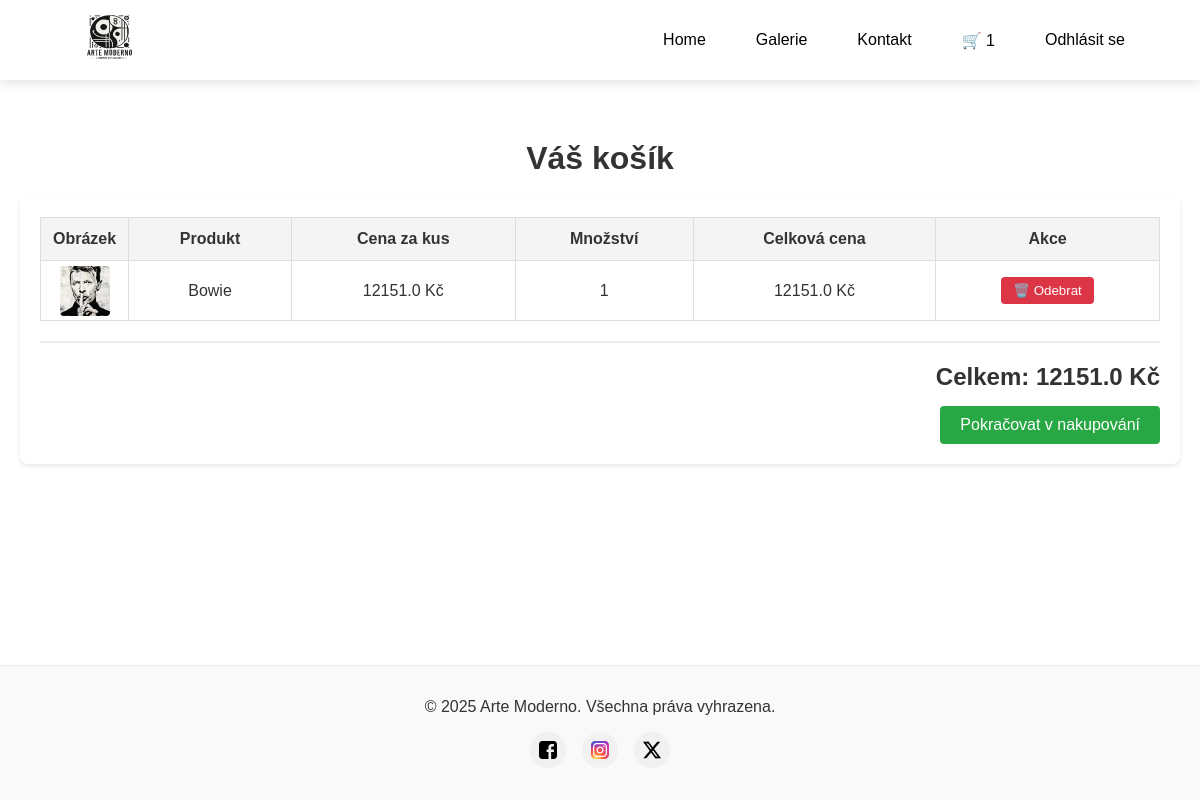
Before: /cart/view (signed in) with the older database file.
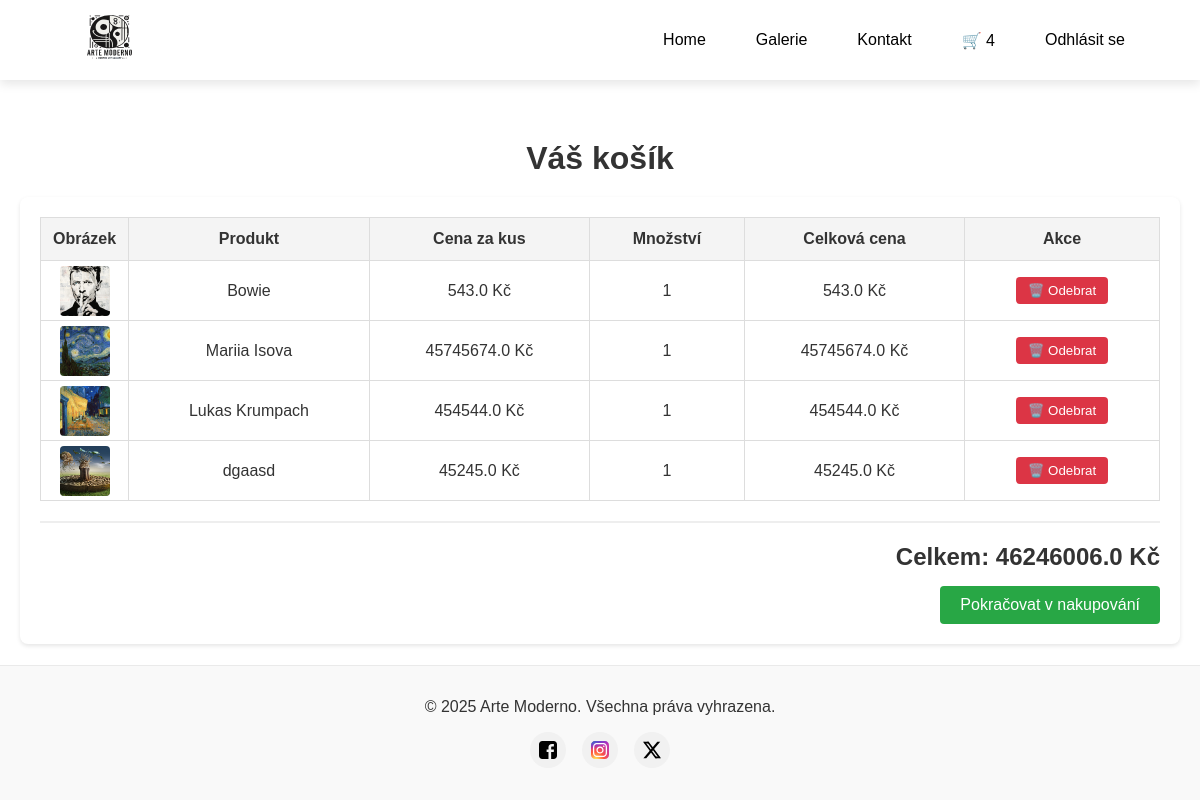
After: the same page with the newer database file.
### app/models.py (models this page shows, shortened)
class CartItem(db.Model):
    id = db.Column(db.Integer, primary_key=True)
    user_id = db.Column(db.Integer, db.ForeignKey('user.id'), nullable=False)
    product_id = db.Column(db.Integer, db.ForeignKey('product.id', ondelete="CASCADE"), nullable=False)
    quantity = db.Column(db.Integer, default=1, nullable=False)
    product = db.relationship('Product', backref=db.backref('cart_items', cascade='all, delete'))

class Product(db.Model):
    id = db.Column(db.Integer, primary_key=True)
    position_id = db.Column(db.Integer, unique=True, nullable=False)
    name = db.Column(db.String(150), nullable=False)
    description = db.Column(db.Text, nullable=True)
    price = db.Column(db.Float, nullable=False)
    image_filename = db.Column(db.String(300), nullable=True)  # Název souboru obrázku
    stock = db.Column(db.Integer, nullable=False, default=0)
    created_at = db.Column(db.DateTime, default=datetime.utcnow)

### app/views/cart_routes.py (the view)
@cart.route('/view', methods=['GET'])
@login_required
def view_cart():
    orphaned_items = CartItem.query.filter(~CartItem.product.has()).all()
    for item in orphaned_items:
        db.session.delete(item)
    db.session.commit()
    cart_items = CartItem.query.filter_by(user_id=current_user.id).all()
    total_price = sum(item.product.price * item.quantity for item in cart_items)
    return render_template('cart.html', cart_items=cart_items, total_price=total_price)

### app/templates/cart.html (shortened to what this page needs)
{% extends "layout.html" %} {% block title %}Košík{% endblock %} {% block
content %}
<div class="cart-wrapper">
  <h1>Váš košík</h1>
  <div class="cart-container">
    {% if cart_items %}
    <table class="cart-table">
      <thead>
        <tr>
          <th>Obrázek</th>
          <th>Produkt</th>
          <th>Cena za kus</th>
          <th>Množství</th>
          <th>Celková cena</th>
          <th>Akce</th>
        </tr>
      </thead>
      <tbody>
        {% for item in cart_items %}
        <tr class="cart-item-row" data-product-id="{{ item.product.id }}">
          <td class="image-cell">
            {% if item.product.image_filename %}
            <div class="image-container">
              <img
                src="{{ url_for('static', filename='uploads/' ~ item.product.image_filename) }}"
                alt="{{ item.product.name }}"
                class="product-thumbnail"
              />
            </div>
            {% else %}
            <div class="image-container no-image">
              <span>Žádný obrázek</span>
            </div>
            {% endif %}
          </td>
          <td>{{ item.product.name }}</td>
          <td>{{ item.product.price }} Kč</td>
          <td>{{ item.quantity }}</td>
          <td>{{ item.product.price * item.quantity }} Kč</td>
          <td>
            <button
              class="remove-from-cart btn-delete"
              data-product-id="{{ item.product.id }}"
            >
              🗑️ Odebrat
            </button>
          </td>
        </tr>
        {% endfor %}
      </tbody>
    </table>
    <div class="cart-summary">
      <h2>Celkem: {{ total_price }} Kč</h2>
      <a href="{{ url_for('views.galerie') }}" class="btn-continue"
        >Pokračovat v nakupování</a
      >
    </div>
    {% endif %}
  </div>
</div>
{% endblock %}

Changed rows visible on the page:
changed through a linked row, CartItem "Bowie": product.price "12151.0" → "543.0"; item.product.price*item.quantity "12151.0" → "543.0"
added CartItem: image_filename (picture), product.name "Mariia Isova", product.price "45745674.0", quantity "1", item.product.price*item.quantity "45745674.0"
added CartItem: image_filename (picture), product.name "Lukas Krumpach", product.price "454544.0", quantity "1", item.product.price*item.quantity "454544.0"
added CartItem: image_filename (picture), product.name "dgaasd", product.price "45245.0", quantity "1", item.product.price*item.quantity "45245.0"
Other visible differences:
{{ cart_item_count }}: "1" → "4"
{{ total_price }}: "12151.0" → "46246006.0"
